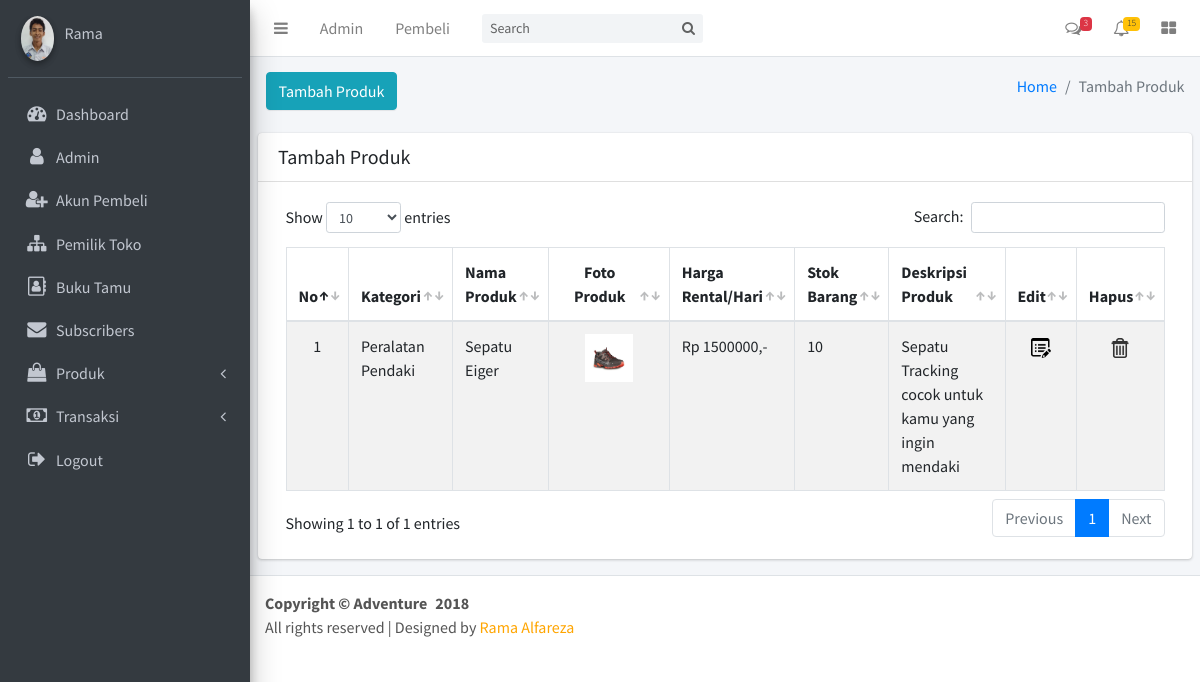
Page /admin/index.php?modul=pages/content&page=product (signed in) on the committed database.
### tables this page shows
CREATE TABLE `tbl_produk` (
  `id_produk` int(99) NOT NULL,
  `id_category` int(99) NOT NULL,
  `nama_produk` varchar(100) NOT NULL,
  `deskripsi` text NOT NULL,
  `harga` varchar(100) NOT NULL,
  `stok_barang` varchar(100) NOT NULL,
  `gambar_produk` varchar(5000) NOT NULL
);

CREATE TABLE `tbl_category` (
  `id_category` int(99) NOT NULL,
  `nama_category` varchar(100) NOT NULL
);

### admin/pages/content/product.php (the view)
<div class="content-wrapper">
  <section class="content-header">
    <div class="container-fluid">
      <div class="row mb-2">
        <div class="col-sm-6">
          <a href="index.php?modul=pages/content&page=add_product">
    		<button type="button" class="btn btn-info btn-md navbar-left">Tambah Produk</button></a>
        </div>
        <div class="col-sm-6">
          <ol class="breadcrumb float-sm-right">
            <li class="breadcrumb-item"><a href="index.php?modul=pages/content&page=dashboard">Home</a></li>
            <li class="breadcrumb-item active">Tambah Produk</li>
          </ol>
        </div>
      </div>
    </div>
  </section>
  <section class="content">
    <div class="row">
      <div class="col-12">
        <div class="card">
          <div class="card-header">
            <h3 class="card-title">Tambah Produk</h3>
          </div>
          <div class="card-body">
          <div class="table-responsive">
            <table id="dataTable" class="table table-bordered table-striped">
            	<?php
              $SQL = "SELECT id_produk, id_category, nama_produk, deskripsi, harga, stok_barang, gambar_produk FROM tbl_produk order by id_produk DESC";
              $result = mysqli_query($terhubung, $SQL);
              $num = mysqli_num_rows($result);
              if($num > 0) {
                $no = 1;
        		?>
              <thead>
              <tr>
                <th>No</th>
                <th>Kategori</th>
                <th>Nama Produk</th>
                <th><center>Foto Produk</center></th>
                <th>Harga Rental/Hari</th>
                <th>Stok Barang</th>
                <th>Deskripsi Produk</th>
                <th>Edit</th>
                <th>Hapus</th>
              </tr>
              </thead>
              <tbody>
		        <?php
              	while ($data = mysqli_fetch_array($result)) {
            	?>
              <tr>
                <td><center><?php echo "$no"; ?></td>
                <td>
          <?php
           $sq = mysqli_query($terhubung, "SELECT * FROM tbl_category WHERE id_category='$data[id_category]'");
           $lihat = mysqli_fetch_array($sq);
          ?>
                <?php echo "$lihat[nama_category]"; ?>
                </td>
                <td><?php echo "$data[nama_produk]"; ?></td>
                <td><center><a target="_blank" href="img/produk/<?php echo "$data[gambar_produk]"; ?>"><img src="img/produk/<?php echo "$data[gambar_produk]"; ?>" width="50%" height="50%"></a></center></td>
                <td>Rp <?php echo "$data[harga]"; ?>,-</td>
                <td><?php echo "$data[stok_barang]"; ?></td>
                <td><?php echo "$data[deskripsi]"; ?></td>
                <td><center><a href="index.php?modul=pages/action&page=edit_product&id_produk=<?php echo "$data[id_produk]"; ?>"><img src="img/icon/edit.png" width="20" height="20" onclick="return confirm('Yakin ingin di Edit?'); "></a></center></td>
                <td><center><a href="index.php?modul=pages/action&page=delete_product&id_produk=<?php echo "$data[id_produk]"; ?>"><img src="img/icon/delete.png" width="20" height="20" onclick="return confirm('Yakin ingin di Hapus?'); "></a></center></td>
              </tr>
		<?php
            $no++;
            }
        ?>
              </tbody>
       <?php
          }
          else{
            echo "Data Masih Kosong";
          }
        ?>
            </table>
            </div>
          </div>
        </div>
      </div>
    </div>
  </section>
</div>

### admin/index.php (shortened to what this page needs)
<?php
include("../koneksi.php");
?>
<!DOCTYPE html>
<html>
<head>
  <link rel="stylesheet" href="plugins/font-awesome/css/font-awesome.min.css">
  <link rel="stylesheet" href="https://code.ionicframework.com/ionicons/2.0.1/css/ionicons.min.css">
  <link rel="stylesheet" href="dist/css/adminlte.min.css">
  <link rel="stylesheet" href="plugins/iCheck/flat/blue.css">
  <link rel="stylesheet" href="plugins/morris/morris.css">
  <link rel="stylesheet" href="plugins/jvectormap/jquery-jvectormap-1.2.2.css">
  <link rel="stylesheet" href="plugins/datepicker/datepicker3.css">
  <link rel="stylesheet" href="plugins/daterangepicker/daterangepicker-bs3.css">
  <link rel="stylesheet" href="plugins/bootstrap-wysihtml5/bootstrap3-wysihtml5.min.css">
  <link rel="stylesheet" href="plugins/datatables/dataTables.bootstrap4.min.css">
  <link rel="stylesheet" href="dist/css/adminlte.min.css">
  <link rel="stylesheet" href="https://maxcdn.bootstrapcdn.com/font-awesome/4.4.0/css/font-awesome.min.css">
  <link rel="stylesheet" href="https://code.ionicframework.com/ionicons/2.0.1/css/ionicons.min.css">
</head>
<body class="hold-transition sidebar-mini">
  <div class="wrapper">
    <nav class="main-header navbar navbar-expand bg-white navbar-light border-bottom">
      <ul class="navbar-nav">
        <li class="nav-item">
          <a class="nav-link" data-widget="pushmenu" href="#"><i class="fa fa-bars"></i></a>
        </li>
        <li class="nav-item d-none d-sm-inline-block">
          <a href="index.php?modul=pages/content&page=admin" class="nav-link">Admin</a>
        </li>
        <li class="nav-item d-none d-sm-inline-block">
          <a href="index.php?modul=pages/content&page=buyers_account" class="nav-link">Pembeli</a>
        </li>
      </ul>
      <form class="form-inline ml-3">
        <div class="input-group input-group-sm">
          <input class="form-control form-control-navbar" type="search" placeholder="Search" aria-label="Search">
          <div class="input-group-append">
            <button class="btn btn-navbar" type="submit">
              <i class="fa fa-search"></i>
            </button>
          </div>
        </div>
      </form>
      <ul class="navbar-nav ml-auto">
        <li class="nav-item dropdown">
          <a class="nav-link" data-toggle="dropdown" href="#">
            <i class="fa fa-comments-o"></i>
            <span class="badge badge-danger navbar-badge">3</span>
          </a>
        </li>
        <li class="nav-item dropdown">
          <a class="nav-link" data-toggle="dropdown" href="#">
            <i class="fa fa-bell-o"></i>
            <span class="badge badge-warning navbar-badge">15</span>
          </a>
        </li>
        <li class="nav-item">
          <a class="nav-link" data-widget="control-sidebar" data-slide="true" href="#"><i
            class="fa fa-th-large"></i></a>
          </li>
        </ul>
      </nav>
      <aside class="main-sidebar sidebar-dark-primary elevation-4">
        <?php
        $nama_lengkap = $_SESSION['nama_lengkap'];
        $sq = mysqli_query ($terhubung, "SELECT * FROM admin where nama_lengkap = '$nama_lengkap'");
        $kadeleu = mysqli_fetch_array($sq);
        ?>
        <div class="sidebar">
          <div class="user-panel mt-3 pb-3 mb-3 d-flex">
            <div class="image">
              <a target="_blank" href="user/foto_admin/<?php echo "$kadeleu[foto]"; ?>"><img src="user/foto_admin/<?php echo "$kadeleu[foto]"; ?>" width="160" height="160" class="img-circle elevation-2" alt="User Image"></a>
            </div>
            <div class="info">
              <a href="#" class="d-block"><?php echo $_SESSION['nama_lengkap']; ?></a>
            </div>
          </div>
          <nav class="mt-2">
            <ul class="nav nav-pills nav-sidebar flex-column" data-widget="treeview" role="menu" data-accordion="false">
              <li class="nav-item">
                <a href="index.php?modul=pages/content&page=dashboard" class="nav-link">
                  <i class="nav-icon fa fa-dashboard"></i>
                  <p>
                    Dashboard
                  </p>
                </a>
              </li>
          <li class="nav-item">
            <a href="index.php?modul=pages/content&page=admin" class="nav-link">
              <i class="nav-icon fa fa-user"></i>
              <p>
                Admin
              </p>
            </a>
          </li>
          <li class="nav-item">
            <a href="index.php?modul=pages/content&page=buyers_account" class="nav-link">
              <i class="nav-icon fa fa-user-plus"></i>
              <p>
                Akun Pembeli
              </p>
            </a>
          </li>
          <li class="nav-item">
            <a href="index.php?modul=pages/content&page=shop_owner" class="nav-link">
              <i class="nav-icon fa fa-sitemap"></i>
              <p>
                Pemilik Toko
              </p>
            </a>
          </li>
          <li class="nav-item">
            <a href="index.php?modul=pages/content&page=buku_tamu" class="nav-link">
              <i class="nav-icon fa fa-address-book-o"></i>
              <p>
                Buku Tamu
              </p>
            </a>
          </li>
          <li class="nav-item">
            <a href="index.php?modul=pages/content&page=subscribers" class="nav-link">
              <i class="nav-icon  fa fa-envelope"></i>
              <p>
                Subscribers
              </p>
            </a>
          </li>
          <li class="nav-item has-treeview">
            <a href="" class="nav-link">
              <i class="nav-icon fa fa-shopping-bag"></i>
              <p>
                Produk
                <i class="fa fa-angle-left right"></i>
              </p>
            </a>
          </li>
          <li class="nav-item has-treeview">
            <a href="" class="nav-link">
              <i class="nav-icon fa fa-money"></i>
              <p>
                Transaksi
                <i class="fa fa-angle-left right"></i>
              </p>
            </a>
          </li>
          <li class="nav-item">
           <a href="panel/logout.php" class="nav-link" onclick="return confirm('Yakin ingin keluar?')">
             <i class="nav-icon fa fa-sign-out"></i>
             <p>Logout</p>
           </a>
         </li>
       </ul>
     </nav>
   </div>
 </aside>
 <div class="content">
  <?php
  if (!isset($_GET['page'])) {
    include ('pages/content/welcome.php');
  } else {
    $page = $_GET['page'];
    $modul = $_GET['modul'];
    include $modul . '/' . $page . ".php";
  }
  ?>
</div>
<footer class="main-footer">
  <strong>Copyright © Adventure&ensp;<?php
    $tgl=date('Y');
    echo $tgl;
    ?></a></strong><br>
    All rights reserved | Designed by <a href="" target="_blank"><font color="orange">Rama Alfareza</font></a>
  </footer>
</div>
</body>
</html>

### rows in the picture
tbl_produk: id_category.nama_category "Peralatan Pendaki", nama_produk "Sepatu Eiger", gambar_produk (picture), harga "1500000", stok_barang "10", deskripsi "Sepatu Tracking cocok untuk kamu yang ingin mendaki"

### other values in the picture
$_SESSION['nama_lengkap'] "Rama"
